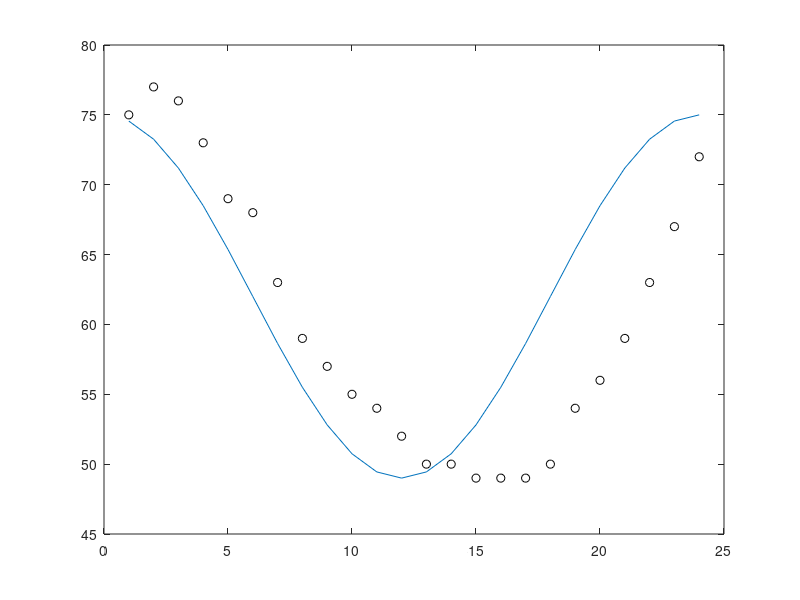

MATLAB code to generate this figure: (Note: this script raises an error after producing the figure.)
clear all; close all; clc

x = 1:24;
y = [75 77 76 73 69 68 63 59 57 55 54 52 50 50 49 49 49 50 54 56 59 63 67 72];

plot(x,y,'ko'), hold on

% calculate value of a,b,c in the cosine function where a  = Amplitude, b =
% period and c = scale on y - axis. 

C = 62; % guess for a,b,c
A = 13;
B = (2 * pi)/24;

f = A*cos(B*x)+C;
plot(x,f)

coeff = fminsearch('datafit',[A B C],[],x,y);

A1 = coeff(1); B1 = coeff(2); C1 = coeff(3);
f1 = A1*cos(B1*x)+C1;
plot(x,f1,'g')

A1
B1
C1